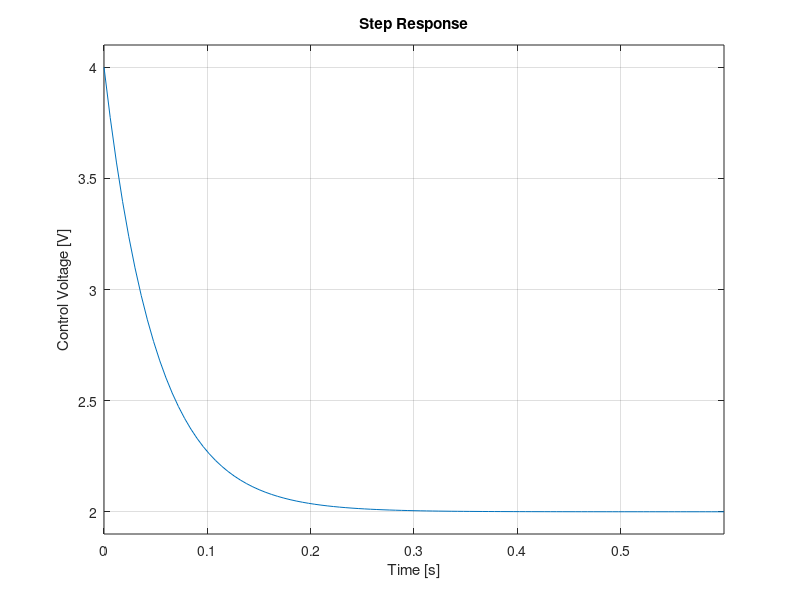

This figure's MATLAB source:
%% RC Circuit: First Order System Example 

% System Information
% time const. = 50 ms
% DCG=1 Response
% R1=R2= 1000, and C=200u

r=1000; c=0.0002;                       % circuit components
a=2/(r*c); b=1/(r*c);                   % model coefficients
dur = 0.6;                              % simulation duration

%% Output Voltage
subplot(211);
K = 2; ag = a+K*b; cct = tf([4*b], [1 ag]); step(cct, dur); hold on; grid on;
ylabel('Output Voltage [V]');

%% Controlled Voltage
subplot(212);
K = 2; ag = a+K*b; Vs = tf([4 4*a], [1 ag]); step(Vs, dur); hold on; grid on;
ylabel('Control Voltage [V]');